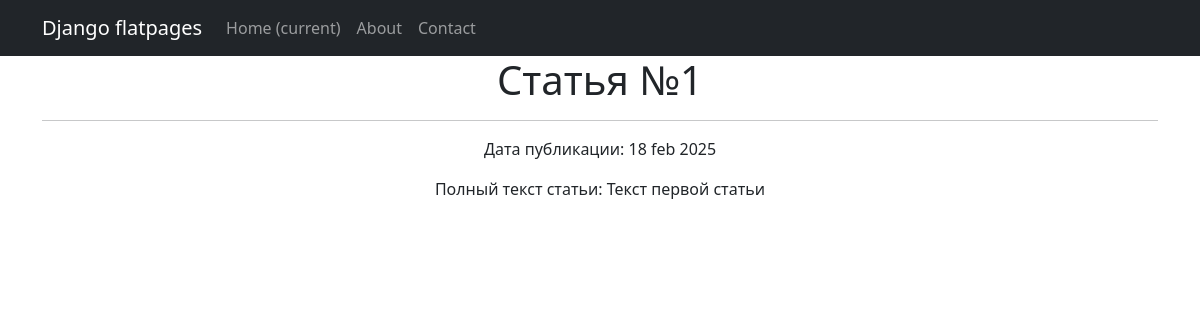
The page /news/1/ on the database its author committed.
### news/models.py (models this page shows, shortened)
class Post(models.Model):
    author = models.ForeignKey(Author, on_delete=models.CASCADE, related_name='posts')
    post_type = models.CharField(max_length=2, choices=POST_TYPE_CHOICES, default=ARTICLE)
    created_at = models.DateTimeField(auto_now_add=True)
    categories = models.ManyToManyField(Category, through='PostCategory', related_name='posts')
    title = models.CharField(max_length=200)
    text = models.TextField()
    rating = models.IntegerField(default=0)

### news/views.py (the view)
# urls.py: path('<int:pk>/', PostDetail.as_view()),
class PostDetail(DetailView):
    model = Post
    template_name = 'newnews.html'
    context_object_name = 'post'

### news/templatetags/custom_filters.py (called while the page is built)
@register.filter()
def censor(value):
   if not isinstance(value, str):
      raise ValueError("Фильтр censor применяется только к строковым переменным.")
   def replace_bad_word(match):
      word = match.group(0)
      return word[0] + '*' * (len(word) - 1)
   pattern = re.compile(r'\b(' + '|'.join(map(re.escape, bad_words)) + r')\b', re.IGNORECASE)
   censored_value = pattern.sub(replace_bad_word, value)
   return censored_value

### templates/newnews.html (shortened to what this page needs)
{% extends 'flatpages/default.html' %}
{% load custom_filters %}
{% load custom_tags %}
{% block content %}
    <h1>{{ post.title|censor }}</h1>
    <hr>
        <p>Дата публикации: {{ post.created_at|date:'d b Y' }}</p>
        <p>Полный текст статьи: {{ post.text|censor }}</p>
{% endblock content %}

### rows shown on the page
Post: title|censor "Статья №1", created_at "18 feb 2025", text|censor "Текст первой статьи"
